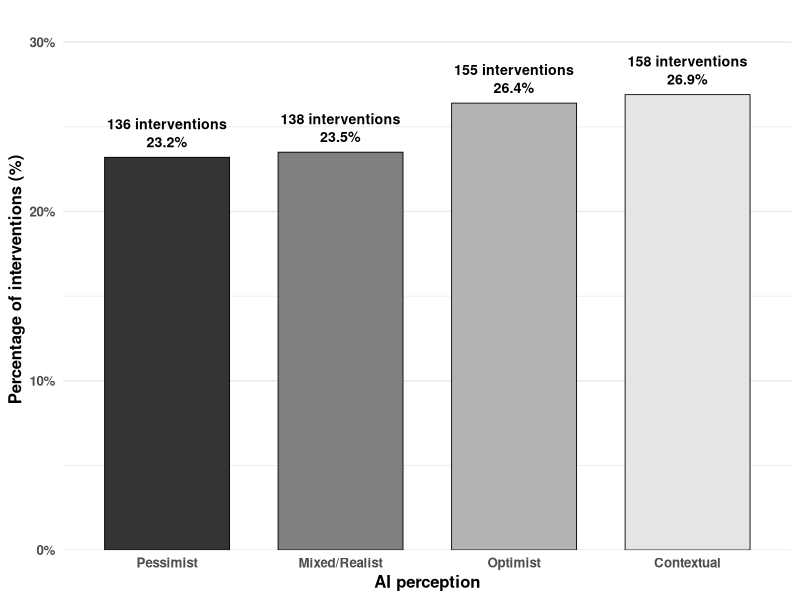

Source code (R):
# ================================================================================
# 11_figure2_perception_distribution.R
#
# AI Politics and Regulation in the European Parliament: Ideological Divides
# and Policy Convergence amid Generative AI's Ascent
# Etienne Proulx, Steve Jacob, Arnaud Beaule, Shannon Dinan, Yannick Dufresne
#
# Reproduces Figure 2: the distribution of AI framing stances across the 587
# MEP interventions carrying coded framing data. The four categories are the
# three evaluative frames plus Contextual, which the regression analyses drop
# because those interventions express no evaluative stance.
#
# Input:  data/ai_categorized_paragraphs_reconciled.csv
# Output: output/figure2_perception_distribution.png
#         output/figure2_perception_distribution.csv
# ================================================================================

suppressPackageStartupMessages({
  library(dplyr); library(ggplot2)
})
if (!dir.exists("output")) dir.create("output")

df <- read.csv("data/ai_categorized_paragraphs_reconciled.csv", stringsAsFactors = FALSE)

# Interventions with no coded frame are Contextual: AI is mentioned, but no
# evaluative position is taken. Same treatment as 02_table1_group_distribution.R.
df$Perception.IA <- ifelse(is.na(df$Perception.IA) | df$Perception.IA == "",
                           "Contextual", df$Perception.IA)

df_meps <- df %>%
  filter(is_mep == TRUE) %>%
  filter(Perception.IA %in% c("Optimist", "Pessimist", "Mixed", "Contextual"))

cat(sprintf("N (MEP interventions with coded framing): %d (expected 587)\n", nrow(df_meps)))
if (nrow(df_meps) != 587) stop("Figure 2 sample size mismatch: expected N = 587.")

figure2 <- df_meps %>%
  count(Perception.IA, name = "interventions") %>%
  mutate(
    label = recode(Perception.IA, Mixed = "Mixed/Realist"),
    label = factor(label, levels = c("Pessimist", "Mixed/Realist", "Optimist", "Contextual")),
    pct = round(100 * interventions / sum(interventions), 1)
  ) %>%
  arrange(label)

write.csv(figure2[, c("label", "interventions", "pct")],
          "output/figure2_perception_distribution.csv", row.names = FALSE)
print(figure2[, c("label", "interventions", "pct")])

p <- ggplot(figure2, aes(x = label, y = pct, fill = label)) +
  geom_col(width = 0.72, colour = "black", linewidth = 0.3) +
  geom_text(aes(label = paste0(interventions, " interventions\n", format(pct, nsmall = 1), "%")),
            vjust = -0.35, size = 3.6, fontface = "bold", lineheight = 1.05) +
  scale_fill_manual(values = c("Pessimist" = "gray20", "Mixed/Realist" = "gray50",
                               "Optimist" = "gray70", "Contextual" = "gray90"),
                    guide = "none") +
  scale_y_continuous(labels = function(x) paste0(x, "%"),
                     limits = c(0, 32), breaks = seq(0, 30, 10),
                     expand = expansion(mult = c(0, 0))) +
  labs(x = "AI perception", y = "Percentage of interventions (%)") +
  theme_minimal(base_size = 12) +
  theme(panel.grid.major.x = element_blank(),
        axis.text = element_text(face = "bold"),
        axis.title = element_text(face = "bold"))

ggsave("output/figure2_perception_distribution.png", p,
       width = 10, height = 6, dpi = 300, bg = "white")

cat("\nSpot checks against manuscript text:\n")
for (lab in levels(figure2$label)) {
  row <- figure2[figure2$label == lab, ]
  cat(sprintf("  %-14s N=%3d  %.1f%%\n", lab, row$interventions, row$pct))
}
